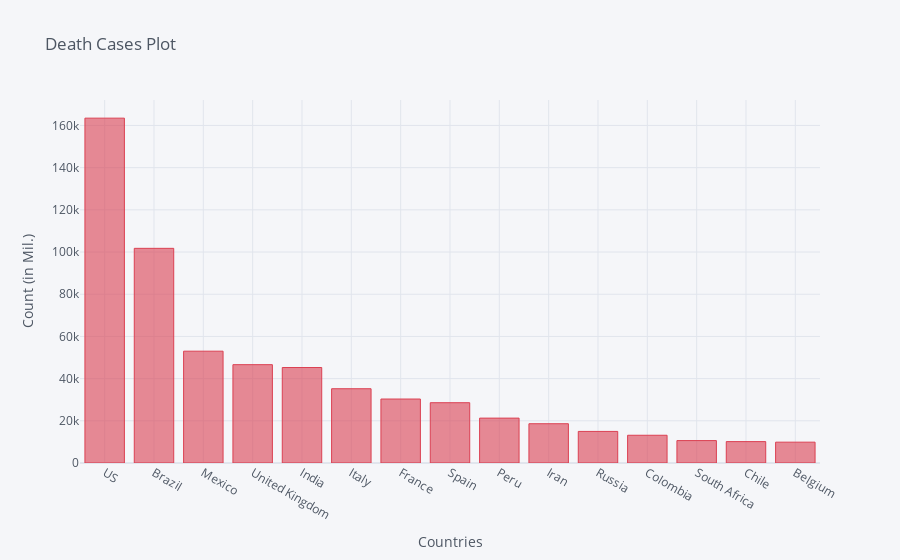

Notebook cell for this chart:
### Code cell
death_df2_plot.iplot(kind='bar', x='Country/Region', y='8/10/20',color='red',
                    title='Death Cases Plot',xTitle='Countries',yTitle='Count (in Mil.)')

### Figure 1 — Plotly figure (JSON) as saved in the notebook; plotly's stock layout.template omitted (floating-point values rounded to 4 significant figures)
{"data": [{"marker": {"color": "rgba(219, 64, 82, 0.6)", "line": {"color": "rgba(219, 64, 82, 1.0)", "width": 1}}, "name": "8/10/20", "orientation": "v", "text": "", "type": "bar", "x": ["US", "Brazil", "Mexico", "United Kingdom", "India", "Italy", "France", "Spain", "Peru", "Iran", "Russia", "Colombia", "South Africa", "Chile", "Belgium"], "y": [163463, 101752, 53003, 46611, 45257, 35209, 30327, 28576, 21276, 18616, 14973, 13154, 10621, 10139, 9879]}], "layout": {"legend": {"bgcolor": "#F5F6F9", "font": {"color": "#4D5663"}}, "paper_bgcolor": "#F5F6F9", "plot_bgcolor": "#F5F6F9", "title": {"font": {"color": "#4D5663"}, "text": "Death Cases Plot"}, "xaxis": {"gridcolor": "#E1E5ED", "showgrid": true, "tickfont": {"color": "#4D5663"}, "title": {"font": {"color": "#4D5663"}, "text": "Countries"}, "zerolinecolor": "#E1E5ED"}, "yaxis": {"gridcolor": "#E1E5ED", "showgrid": true, "tickfont": {"color": "#4D5663"}, "title": {"font": {"color": "#4D5663"}, "text": "Count (in Mil.)"}, "zerolinecolor": "#E1E5ED"}}}
